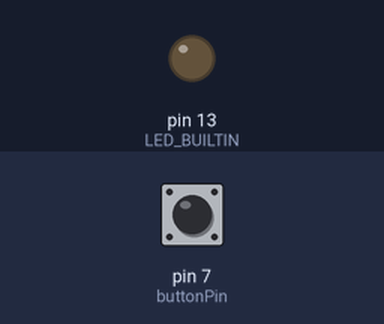
Recording of a sketch running on a simulated Arduino Uno, built with avr-gcc and run on an emulated ATmega328P. Shown: output pins drawn as LEDs (lit = HIGH). Inputs (shaded band) come from the test bench; at power-on: pin 7 (buttonPin) LOW. What the sketch prints to the serial monitor is not drawn.

Above: at 1.2 s.
1.3 s: pin 7 (buttonPin) pulled HIGH for 3.2 s
At 4.43 s:
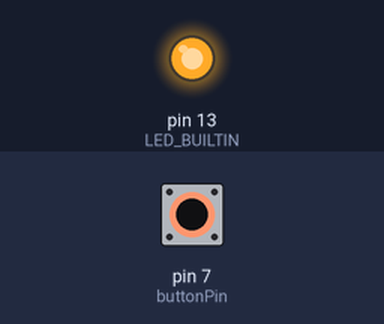
16.1 s: pin 7 (buttonPin) driven LOW
Timing chart, 0 to 19.1 s (numbered marks = the images above; inputs shaded):
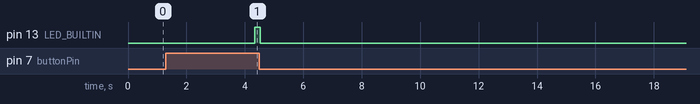

Measured:
- after the input at 1.3 s, pin 13 (LED_BUILTIN): LOW → HIGH after 3.0 s, → LOW 0.19 s later
- after the input at 16.1 s, every drawn part: stays the same

The sketch:

Button_Timer_Test.ino
```cpp
const byte buttonPin = 7;
int buttonState = LOW;

void setup() {
  pinMode(LED_BUILTIN, OUTPUT);
  Serial.begin(9600);
}

//  TIMER CODE START

const unsigned long timerLength = 3000; // How long we want the timer to run. 3000 ms.
unsigned long finishTime; // When the timer should finish. from millis() + timerLength.
unsigned long timeLeft = 0; // The current number of ticks left on the clock.
bool timerRunning = false;

void start_timer() {
  finishTime = millis() + timerLength;
  Serial.print("Timer Started. Time left:");
  Serial.println(timerLength);
  timerRunning=true;
}

void tick_timer() {
  unsigned long int currentTime = millis();
  if (timerRunning == false) {
    start_timer();
  }
  else if (timerRunning == true) {
    if (currentTime < finishTime) {
        timeLeft =  finishTime - currentTime;
        Serial.print("Time ticked. Time Left:");
        Serial.println(timeLeft);
    }
    else if (currentTime > finishTime) {
      Serial.print ("unlocked!");
      digitalWrite(LED_BUILTIN, HIGH);
    }
}
}

void reset_timer() {
  //digitalWrite(light, HIGH); // turns the light off
  Serial.println("Timer has reset.");
  timerRunning = false;
  timeLeft = 0;
}

// TIMER CODE END

void loop() {
  buttonState = digitalRead(buttonPin);
  if (buttonState == HIGH) {
    tick_timer();
    }
  else if (buttonState == LOW) {
    reset_timer();
    digitalWrite(LED_BUILTIN, LOW);
  }
  }
```
